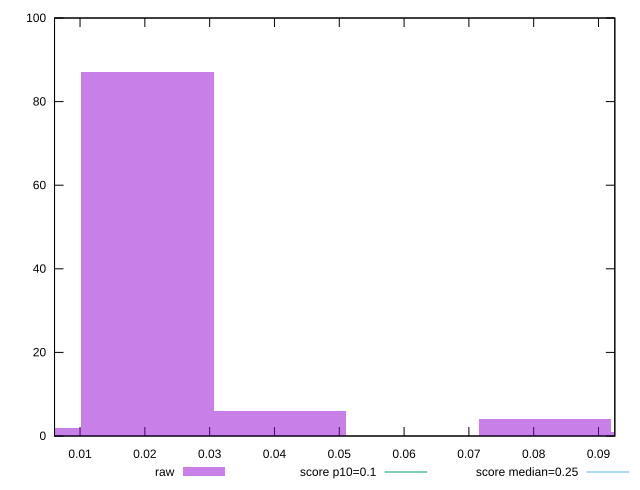

Write the gnuplot code that produced this figure.
reset

$raw <<EOF
0.02044202746740367 87
0.04088405493480734 6
0.08176810986961468 4
0 2
0.10221013733701835 1
EOF

set key outside below
set boxwidth 0.02044202746740367
set xrange [0.006063152419196235:0.09251860184139675]
set yrange [0:100]
set trange [0:100]
set style fill transparent solid 0.5 noborder

set parametric
set terminal svg size 640, 490 enhanced background rgb 'white'
set output "reports/report_00027_2021-02-24T12-40-31.850Z/cumulative-layout-shift/samples/music/raw/histogram.svg"

plot $raw title "raw" with boxes, \
     0.1,t title "score p10=0.1", \
     0.25,t title "score median=0.25"

reset
